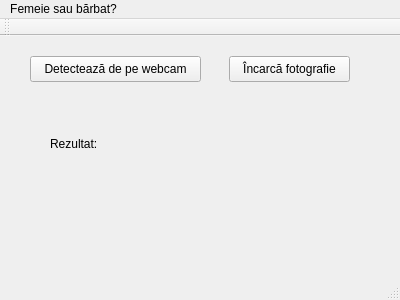
<?xml version="1.0" encoding="UTF-8"?>
<ui version="4.0">
 <class>MainWindow</class>
 <widget class="QMainWindow" name="MainWindow">
  <property name="geometry">
   <rect>
    <x>0</x>
    <y>0</y>
    <width>400</width>
    <height>300</height>
   </rect>
  </property>
  <property name="windowTitle">
   <string>MainWindow</string>
  </property>
  <widget class="QWidget" name="centralWidget">
   <widget class="QPushButton" name="pushButton">
    <property name="geometry">
     <rect>
      <x>30</x>
      <y>20</y>
      <width>171</width>
      <height>26</height>
     </rect>
    </property>
    <property name="text">
     <string>Detectează de pe webcam</string>
    </property>
   </widget>
   <widget class="QPushButton" name="pushButton_2">
    <property name="geometry">
     <rect>
      <x>229</x>
      <y>20</y>
      <width>121</width>
      <height>26</height>
     </rect>
    </property>
    <property name="text">
     <string>Încarcă fotografie</string>
    </property>
   </widget>
   <widget class="QLabel" name="label">
    <property name="geometry">
     <rect>
      <x>50</x>
      <y>100</y>
      <width>301</width>
      <height>16</height>
     </rect>
    </property>
    <property name="text">
     <string>Rezultat:</string>
    </property>
   </widget>
  </widget>
  <widget class="QMenuBar" name="menuBar">
   <property name="geometry">
    <rect>
     <x>0</x>
     <y>0</y>
     <width>400</width>
     <height>23</height>
    </rect>
   </property>
   <widget class="QMenu" name="menuFemeie_sau_b_rbat">
    <property name="title">
     <string>Femeie sau bărbat?</string>
    </property>
   </widget>
   <addaction name="menuFemeie_sau_b_rbat"/>
  </widget>
  <widget class="QToolBar" name="mainToolBar">
   <attribute name="toolBarArea">
    <enum>TopToolBarArea</enum>
   </attribute>
   <attribute name="toolBarBreak">
    <bool>false</bool>
   </attribute>
  </widget>
  <widget class="QStatusBar" name="statusBar"/>
 </widget>
 <layoutdefault spacing="6" margin="11"/>
 <resources/>
 <connections/>
</ui>
